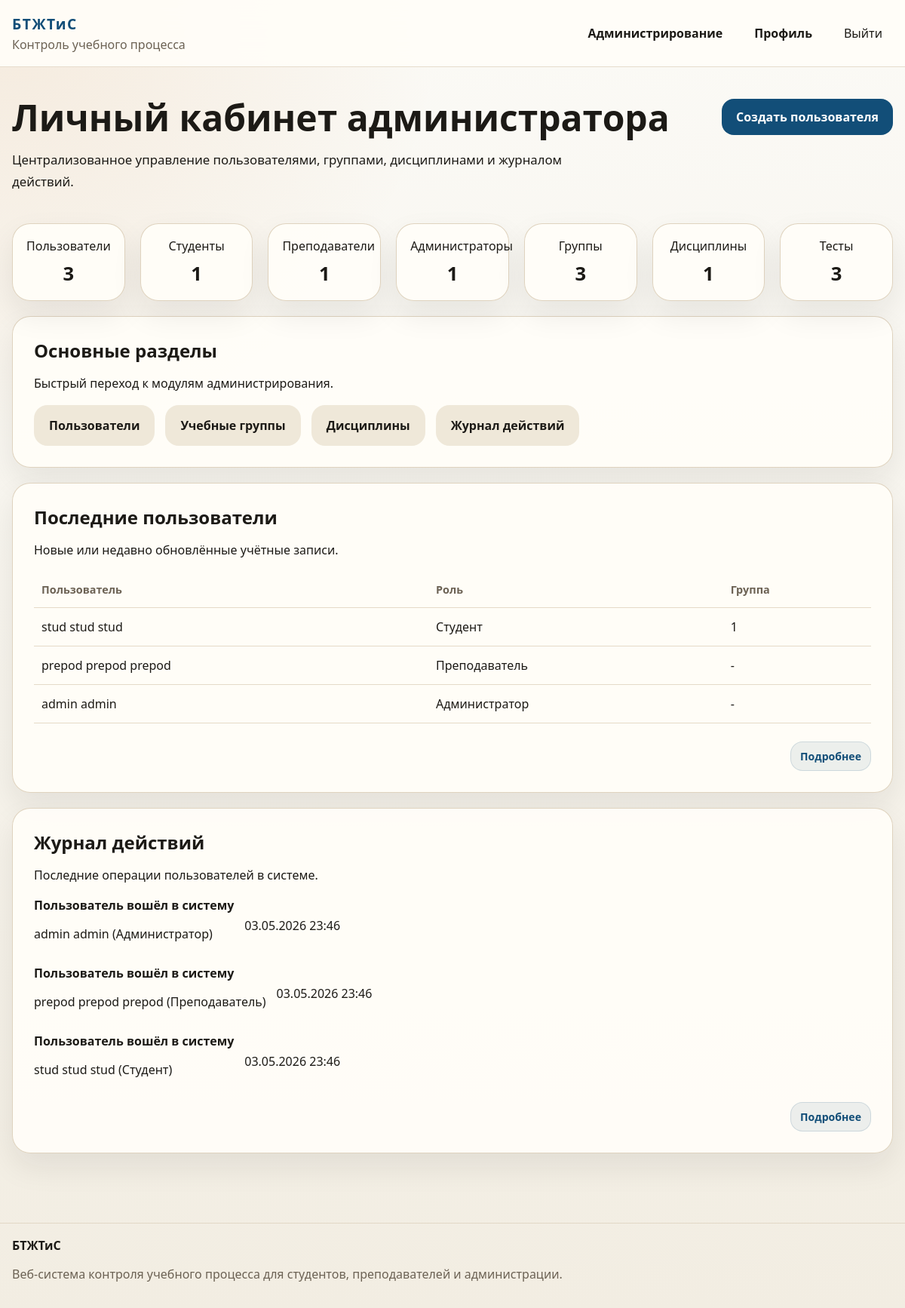
The page /admin-panel/ (signed in) on the database as committed earlier.
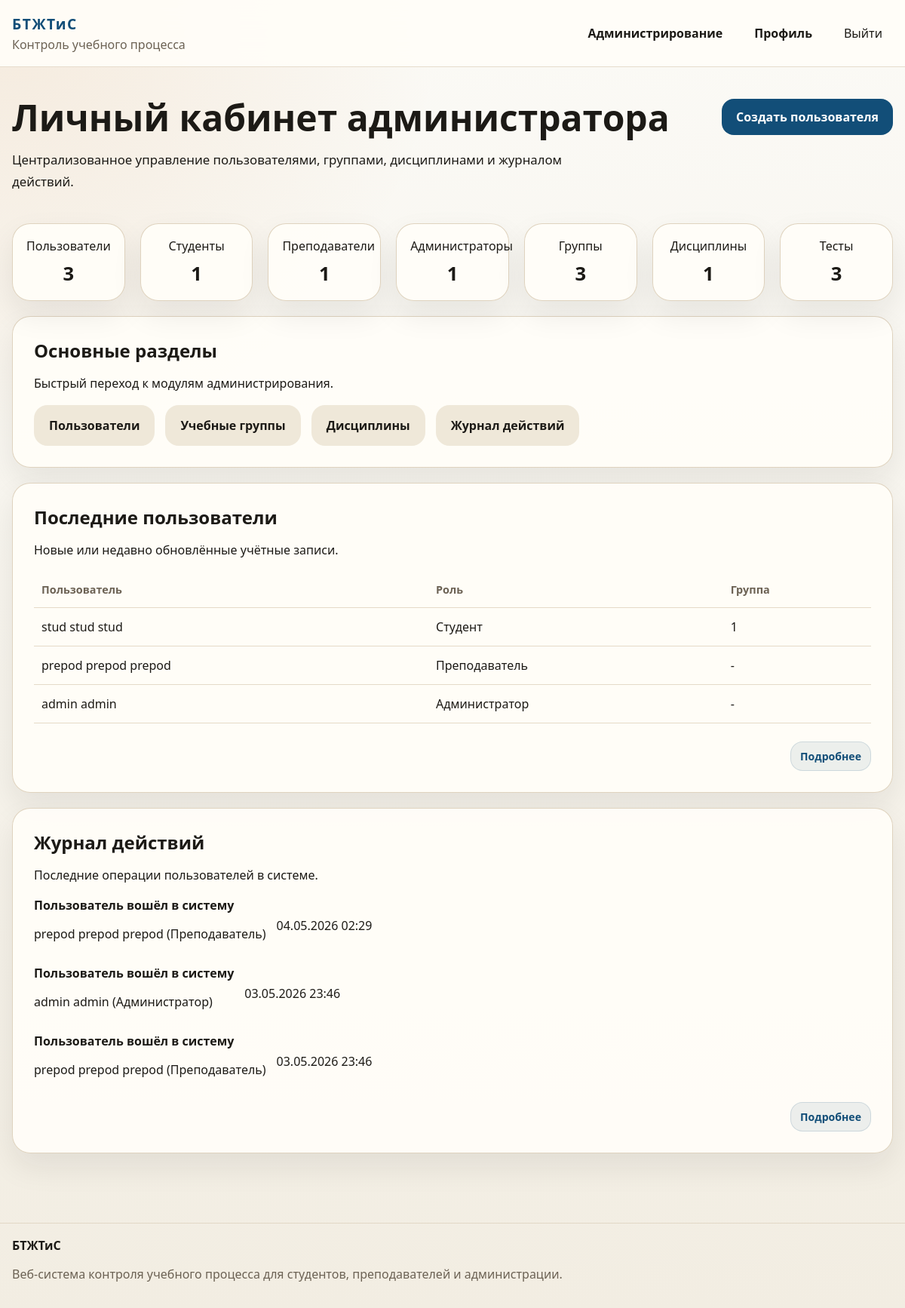
The same page on the database as committed later.
### education/models.py (models this page shows, shortened)
class User(AbstractUser):
    class Role(models.TextChoices):
        STUDENT = ROLE_STUDENT, "Студент"
        TEACHER = ROLE_TEACHER, "Преподаватель"
        ADMINISTRATOR = ROLE_ADMINISTRATOR, "Администратор"
    email = models.EmailField("Электронная почта", unique=True)
    middle_name = models.CharField("Отчество", max_length=150, blank=True)
    phone = models.CharField("Телефон", max_length=32, blank=True)
    bio = models.TextField("О себе", blank=True)
    role = models.CharField(
        "Роль",
        max_length=20,
        choices=Role.choices,
        default=Role.STUDENT,
    )
    academic_group = models.ForeignKey(
        "AcademicGroup",
        on_delete=models.SET_NULL,
        related_name="students",
        blank=True,
        null=True,
        verbose_name="Учебная группа",
    )
    REQUIRED_FIELDS = ["email", "first_name", "last_name"]
    objects = UserManager()
    class Meta:
        ordering = ["last_name", "first_name", "username"]
        verbose_name = "Пользователь"
        verbose_name_plural = "Пользователи"
    @property
    def full_name(self):
        return " ".join(
            part for part in [self.last_name, self.first_name, self.middle_name] if part
        ) or self.username
    @property
    def is_administrator(self):
        return self.role == self.Role.ADMINISTRATOR or self.is_superuser
    def __str__(self):
        return f"{self.full_name} ({self.get_role_display()})"

class AcademicGroup(models.Model):
    name = models.CharField("Название группы", max_length=50, unique=True)
    description = models.TextField("Описание", blank=True)
    curator = models.ForeignKey(
        settings.AUTH_USER_MODEL,
        on_delete=models.SET_NULL,
        blank=True,
        null=True,
        related_name="curated_groups",
        limit_choices_to={"role": ROLE_TEACHER},
        verbose_name="Куратор",
    )
    class Meta:
        ordering = ["name"]
        verbose_name = "Учебная группа"
        verbose_name_plural = "Учебные группы"
    def __str__(self):
        return self.name

class ActivityLog(models.Model):
    class ActionType(models.TextChoices):
        AUTH = "auth", "Авторизация"
        PROFILE = "profile", "Профиль"
        TEST = "test", "Тест"
        ANALYTICS = "analytics", "Аналитика"
        ADMIN = "admin", "Администрирование"
    user = models.ForeignKey(
        settings.AUTH_USER_MODEL,
        on_delete=models.SET_NULL,
        blank=True,
        null=True,
        related_name="activity_logs",
        verbose_name="Пользователь",
    )
    action_type = models.CharField("Тип действия", max_length=20, choices=ActionType.choices)
    description = models.CharField("Описание", max_length=255)
    details = models.JSONField("Детали", blank=True, null=True)
    ip_address = models.GenericIPAddressField("IP-адрес", blank=True, null=True)
    created_at = models.DateTimeField("Дата и время", auto_now_add=True)
    class Meta:
        ordering = ["-created_at"]
        verbose_name = "Журнал действия"
        verbose_name_plural = "Журнал действий"

### education/views.py (the view)
# urls.py: path("admin-panel/", views.admin_dashboard, name="admin_dashboard"),
@role_required(User.Role.ADMINISTRATOR)
def admin_dashboard(request):
    context = {
        "stats": {
            "users": User.objects.count(),
            "students": User.objects.filter(role=User.Role.STUDENT).count(),
            "teachers": User.objects.filter(role=User.Role.TEACHER).count(),
            "admins": User.objects.filter(role=User.Role.ADMINISTRATOR).count(),
            "groups": AcademicGroup.objects.count(),
            "disciplines": Discipline.objects.count(),
            "tests": Test.objects.count(),
        },
        "recent_users": User.objects.order_by("-id")[:5],
        "recent_logs": ActivityLog.objects.select_related("user").all()[:3],
    }
    return render(request, "education/admin_dashboard.html", context)

### education/utils.py (called while the page is built)
def role_required(*roles):
    def decorator(view_func):
        @wraps(view_func)
        def _wrapped_view(request, *args, **kwargs):
            if not request.user.is_authenticated:
                return redirect("login")
            if request.user.is_superuser or request.user.role in roles:
                return view_func(request, *args, **kwargs)
            messages.error(request, "У вас нет доступа к данному разделу.")
            return redirect(dashboard_url_for(request.user))
        return _wrapped_view
    return decorator

### templates/education/admin_dashboard.html (shortened to what the changed rows need)
{% extends "base.html" %}
{% block content %}
<section class="section">
    <div class="container">
        <div class="page-head page-head-inline">
            <div>
                <h1>Личный кабинет администратора</h1>
            </div>
        </div>
        <section class="panel panel-top-space">
            <div class="section-head">
                <h2>Основные разделы</h2>
            </div>
        </section>
        <section class="panel panel-top-space">
            <div class="section-head">
                <h2>Последние пользователи</h2>
            </div>
            <div class="table-wrap">
                <table class="data-table">
                    <thead>
                        <tr>
                            <th>Пользователь</th>
                            <th>Роль</th>
                            <th>Группа</th>
                        </tr>
                    </thead>
                    <tbody>
                        {% for item in recent_users %}
                            <tr>
                                <td>{{ item.full_name }}</td>
                                <td>{{ item.get_role_display }}</td>
                                <td>{{ item.academic_group|default:"-" }}</td>
                            </tr>
                        {% endfor %}
                    </tbody>
                </table>
            </div>
        </section>
        <section class="panel panel-top-space">
            <div class="section-head">
                <h2>Журнал действий</h2>
            </div>
            <div class="log-list">
                {% for log in recent_logs %}
                    <article class="log-item">
                        <div>
                            <strong>{{ log.description }}</strong>
                            <p>{{ log.user|default:"Системное действие" }}</p>
                        </div>
                        <span>{{ log.created_at|date:"d.m.Y H:i" }}</span>
                    </article>
                {% empty %}
                    <p class="muted">Журнал пока пуст.</p>
                {% endfor %}
            </div>
        </section>
    </div>
</section>
{% endblock %}

Rows that differ between the two databases and show on the page:
no longer on this page (row unchanged): ActivityLog: description "Пользователь вошёл в систему", user "stud stud stud (Студент)", created_at "03.05.2026 23:46"
added ActivityLog: description "Пользователь вошёл в систему", user "prepod prepod prepod (Преподаватель)", created_at "04.05.2026 02:29"
